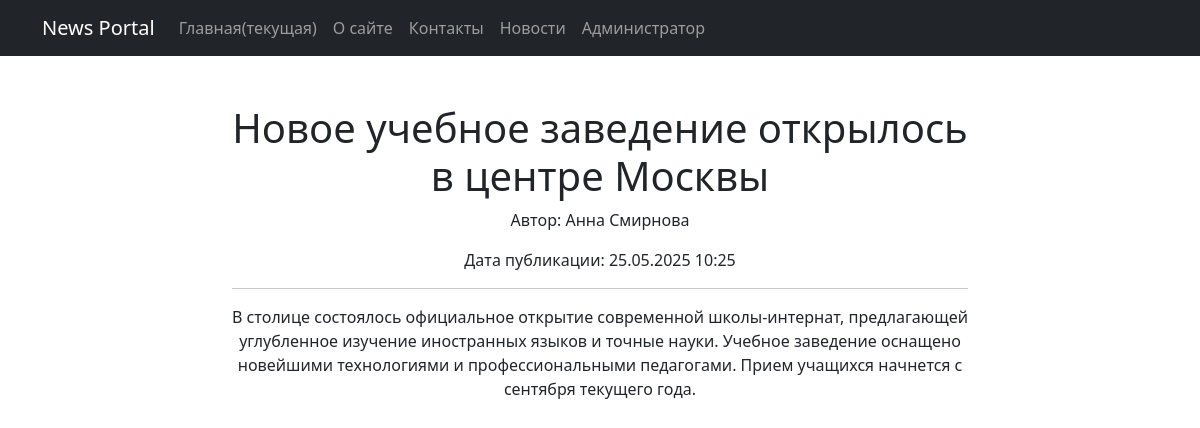
/news/6/, run on the app's committed database.
### News_Portal/models.py (models this page shows, shortened)
class Post(models.Model):
    author = models.ForeignKey(Author, on_delete=models.CASCADE)
    type_choices = [
        ('article', 'Статья'),
        ('news', 'Новость')
    ]
    type = models.CharField(max_length=7, choices=type_choices)
    created_at = models.DateTimeField(auto_now_add=True)
    categories = models.ManyToManyField(Category, through='PostCategory')
    title = models.CharField(max_length=255)
    content = models.TextField()
    rating = models.IntegerField(default=0)

class Author(models.Model):
    user = models.OneToOneField(User, on_delete=models.CASCADE)
    rating = models.IntegerField(default=0)

### News_Portal/views.py (the view)
# urls.py: path('news/<int:pk>/', NewsDetailView.as_view(), name='news_detail'),  # Детали одной новости
class NewsDetailView(DetailView):
    model = Post
    template_name = 'news/news_detail.html'
    context_object_name = 'news_item'

### News_Portal/templates/news/news_detail.html
{% extends 'news/default.html' %}
{% block content %}
<div class="news-detail">
    <h1>{{ news_item.title }}</h1>
    <div class="meta-info">
        <p>Автор: {{ news_item.author.user.username }}</p>
        <p>Дата публикации: {{ news_item.created_at|date:"d.m.Y H:i" }}</p>
    </div>
    <hr/>
    <p>{{ news_item.content }}</p>
</div>
{% endblock %}

### data on the page
Post: title "Новое учебное заведение открылось в центре Москвы", author.user.username "Анна Смирнова", created_at "25.05.2025 10:25", content "В столице состоялось официальное открытие современной школы-интернат, предлагающей углубленное изучение иностранных языков и точные науки. Учебное заведение оснащено новейшими технологиями и профессиональными педагогами. Прием учащихся начнется с сентября текущего года."
